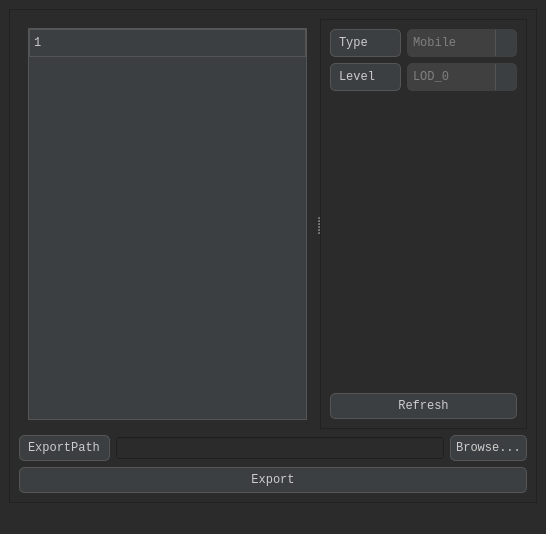
<?xml version="1.0" encoding="UTF-8"?>
<ui version="4.0">
 <class>MainWindow</class>
 <widget class="QMainWindow" name="MainWindow">
  <property name="geometry">
   <rect>
    <x>0</x>
    <y>0</y>
    <width>546</width>
    <height>534</height>
   </rect>
  </property>
  <property name="windowTitle">
   <string>MainWindow</string>
  </property>
  <property name="styleSheet">
   <string notr="true">/* 全局字体设置为 Consolas */
* {
    font-family: Consolas;
}

/* 全局背景色设置为深灰色 */
QWidget, QFrame {
    background-color: #2b2b2b;
    color: #cccccc; /* 全局文本颜色设置为浅灰色 */
}

/* QComboBox 样式 */
QComboBox {
    border: 1px solid #555555;
    border-radius: 5px;
    padding: 5px;
    background-color: #3c3f41;
    color: #cccccc;
    min-width: 75px;
}

QComboBox:hover {
    border: 1px solid #888888;
}

QComboBox::drop-down {
    subcontrol-origin: padding;
    subcontrol-position: top right;
    width: 20px;
    border-left-width: 1px;
    border-left-color: #555555;
    border-left-style: solid;
    border-top-right-radius: 5px;
    border-bottom-right-radius: 5px;
    background-color: #3c3f41;
}

QComboBox::down-arrow {
    subcontrol-origin: margin;
    subcontrol-position: center center;
    width: 15px;
    height: 15px;
    image: none;
    color: #cccccc;
    font-size: 14px;
    text-align: center;
}

QComboBox::down-arrow::on {
    top: 1px;
    left: 1px;
}
        QComboBox:disabled {
            color: #808080; /* 禁用状态下文本颜色 */
            background-color: #404040; /* 禁用状态下背景颜色 */
            border-color: #404040; /* 禁用状态下边框颜色 */
        }
/* 下拉列表项样式 */
QComboBox QAbstractItemView {
    border: 1px solid #555555;
    selection-background-color: #007acc;
    selection-color: #ffffff;
    background-color: #3c3f41;
}

QComboBox QAbstractItemView::item {
    height: 25px;
    padding: 2px;
    color: #cccccc;
}

QComboBox QAbstractItemView::item:hover {
    background-color: #4c5052;
    color: #ffffff;
}

QComboBox QAbstractItemView::item:selected {
    background-color: #007acc;
    color: #ffffff;
}

/* QTreeWidget 样式 */
QTreeWidget {
    border: 1px solid #555555;
    background-color: #3c3f41;
    alternate-background-color: #2b2b2b;
    color: #cccccc;
}

QTreeWidget::item {
    height: 25px;
    padding: 2px;
}

QTreeWidget::item:selected {
    background-color: #007acc;
    color: white;
}

QTreeWidget::item:hover {
    background-color: #4c5052;
}

/* QHeaderView 样式 */
QHeaderView::section {
    background-color: #3c3f41;
    padding: 4px;
    border: 1px solid #555555;
    color: #cccccc;
}

/* QCheckBox 样式 */
QCheckBox {
    spacing: 5px;
    color: #cccccc;
}

QCheckBox::indicator {
    width: 20px;
    height: 20px;
}

QCheckBox::indicator:checked {
    content: &quot;✓&quot;;
    color: #007acc;
}

QCheckBox::indicator:unchecked {
    content: &quot;✗&quot;;
    color: #555555;
}

/* QPushButton 样式 */
QPushButton {
    background-color: #3c3f41;
    border: 1px solid #555555;
    border-radius: 5px;
    padding: 5px;
    color: #cccccc;
}

QPushButton:hover {
    background-color: #4c5052;
}

QPushButton:pressed {
    background-color: #2b2b2b;
}

/* QLabel 样式 */
QLabel {
    color: #cccccc;
    background-color: #3c3f41;
    padding: 5px;
    border: 1px solid #555555;
    border-radius: 5px;
}

QLabel:hover {
    background-color: #4c5052;
}
        /* 自定义垂直滚动条 */
        QScrollBar:vertical {
            border: 2px solid #2b2b2b;
            background: #2b2b2b;
            width: 15px;
            margin: 20px 0 20px 0;
        }

        QScrollBar::handle:vertical {
            background: #007acc;
            min-height: 20px;
            border-radius: 7px;
        }

        QScrollBar::handle:vertical:hover {
            background: #5f5f5f;
        }

        QScrollBar::add-line:vertical {
            background: #2b2b2b;
            height: 20px;
            subcontrol-position: bottom;
            subcontrol-origin: margin;
        }

        QScrollBar::sub-line:vertical {
            background: #2b2b2b;
            height: 20px;
            subcontrol-position: top;
            subcontrol-origin: margin;
        }

        QScrollBar::up-arrow:vertical, QScrollBar::down-arrow:vertical {
            border: none;
            width: 1px;
            height: 1px;
            background: none;
        }

        QScrollBar::add-page:vertical, QScrollBar::sub-page:vertical {
            background: none;
        }

        /* 自定义水平滚动条 */
        QScrollBar:horizontal {
            border: 2px solid #2b2b2b;
            background: #2b2b2b;
            height: 15px;
            margin: 0 20px 0 20px;
        }

        QScrollBar::handle:horizontal {
            background: #007acc;
            min-width: 20px;
            border-radius: 7px;
        }

        QScrollBar::handle:horizontal:hover {
            background: #5f5f5f;
        }

        QScrollBar::add-line:horizontal {
            background: #2b2b2b;
            width: 20px;
            subcontrol-position: right;
            subcontrol-origin: margin;
        }

        QScrollBar::sub-line:horizontal {
            background: #2b2b2b;
            width: 20px;
            subcontrol-position: left;
            subcontrol-origin: margin;
        }

        QScrollBar::left-arrow:horizontal, QScrollBar::right-arrow:horizontal {
            border: none;
            width: 1px;
            height: 1px;
            background: none;
        }

        QScrollBar::add-page:horizontal, QScrollBar::sub-page:horizontal {
            background: none;
        }</string>
  </property>
  <widget class="QWidget" name="centralwidget">
   <layout class="QVBoxLayout" name="verticalLayout_6">
    <item>
     <widget class="QFrame" name="frame_2">
      <property name="frameShape">
       <enum>QFrame::StyledPanel</enum>
      </property>
      <property name="frameShadow">
       <enum>QFrame::Raised</enum>
      </property>
      <layout class="QVBoxLayout" name="verticalLayout_5" stretch="10,1">
       <item>
        <widget class="QSplitter" name="splitter">
         <property name="orientation">
          <enum>Qt::Horizontal</enum>
         </property>
         <widget class="QStackedWidget" name="stackedWidget">
          <property name="currentIndex">
           <number>0</number>
          </property>
          <widget class="QWidget" name="page_3">
           <layout class="QHBoxLayout" name="horizontalLayout_3">
            <item>
             <widget class="QTreeWidget" name="treeWidget">
              <column>
               <property name="text">
                <string notr="true">1</string>
               </property>
              </column>
             </widget>
            </item>
           </layout>
          </widget>
          <widget class="QWidget" name="page_4">
           <layout class="QVBoxLayout" name="verticalLayout">
            <item>
             <widget class="QLabel" name="label_4">
              <property name="text">
               <string>TextLabel</string>
              </property>
             </widget>
            </item>
           </layout>
          </widget>
         </widget>
         <widget class="QFrame" name="frame">
          <property name="frameShape">
           <enum>QFrame::StyledPanel</enum>
          </property>
          <property name="frameShadow">
           <enum>QFrame::Raised</enum>
          </property>
          <layout class="QVBoxLayout" name="verticalLayout_3">
           <item>
            <layout class="QVBoxLayout" name="verticalLayout_2">
             <item>
              <layout class="QHBoxLayout" name="horizontalLayout">
               <item>
                <widget class="QLabel" name="label">
                 <property name="text">
                  <string>Type</string>
                 </property>
                </widget>
               </item>
               <item>
                <widget class="QComboBox" name="comboBox">
                 <property name="enabled">
                  <bool>false</bool>
                 </property>
                 <item>
                  <property name="text">
                   <string>Mobile</string>
                  </property>
                 </item>
                 <item>
                  <property name="text">
                   <string>HD_PC</string>
                  </property>
                 </item>
                </widget>
               </item>
              </layout>
             </item>
             <item>
              <layout class="QHBoxLayout" name="horizontalLayout_2">
               <item>
                <widget class="QLabel" name="label_2">
                 <property name="text">
                  <string>Level</string>
                 </property>
                </widget>
               </item>
               <item>
                <widget class="QComboBox" name="comboBox_2">
                 <property name="enabled">
                  <bool>false</bool>
                 </property>
                 <item>
                  <property name="text">
                   <string>LOD_0</string>
                  </property>
                 </item>
                 <item>
                  <property name="text">
                   <string>LOD_1</string>
                  </property>
                 </item>
                 <item>
                  <property name="text">
                   <string>LOD_2</string>
                  </property>
                 </item>
                 <item>
                  <property name="text">
                   <string>LOD_3</string>
                  </property>
                 </item>
                 <item>
                  <property name="text">
                   <string>LOD_4</string>
                  </property>
                 </item>
                 <item>
                  <property name="text">
                   <string>LOD_5</string>
                  </property>
                 </item>
                 <item>
                  <property name="text">
                   <string>LOD_6</string>
                  </property>
                 </item>
                 <item>
                  <property name="text">
                   <string>LOD_7</string>
                  </property>
                 </item>
                 <item>
                  <property name="text">
                   <string>LOD_8</string>
                  </property>
                 </item>
                </widget>
               </item>
              </layout>
             </item>
            </layout>
           </item>
           <item>
            <spacer name="verticalSpacer">
             <property name="orientation">
              <enum>Qt::Vertical</enum>
             </property>
             <property name="sizeHint" stdset="0">
              <size>
               <width>20</width>
               <height>292</height>
              </size>
             </property>
            </spacer>
           </item>
           <item>
            <widget class="QPushButton" name="pushButton_3">
             <property name="text">
              <string>Refresh</string>
             </property>
            </widget>
           </item>
          </layout>
         </widget>
        </widget>
       </item>
       <item>
        <layout class="QVBoxLayout" name="verticalLayout_4" stretch="10,1">
         <item>
          <layout class="QHBoxLayout" name="horizontalLayout_4">
           <item>
            <widget class="QLabel" name="label_3">
             <property name="text">
              <string>ExportPath</string>
             </property>
            </widget>
           </item>
           <item>
            <widget class="QLineEdit" name="lineEdit"/>
           </item>
           <item>
            <widget class="QPushButton" name="pushButton">
             <property name="text">
              <string>Browse...</string>
             </property>
            </widget>
           </item>
          </layout>
         </item>
         <item>
          <widget class="QPushButton" name="pushButton_2">
           <property name="text">
            <string>Export</string>
           </property>
          </widget>
         </item>
        </layout>
       </item>
      </layout>
     </widget>
    </item>
   </layout>
  </widget>
  <widget class="QMenuBar" name="menubar">
   <property name="geometry">
    <rect>
     <x>0</x>
     <y>0</y>
     <width>546</width>
     <height>20</height>
    </rect>
   </property>
  </widget>
  <widget class="QStatusBar" name="statusbar"/>
 </widget>
 <resources/>
 <connections/>
</ui>
